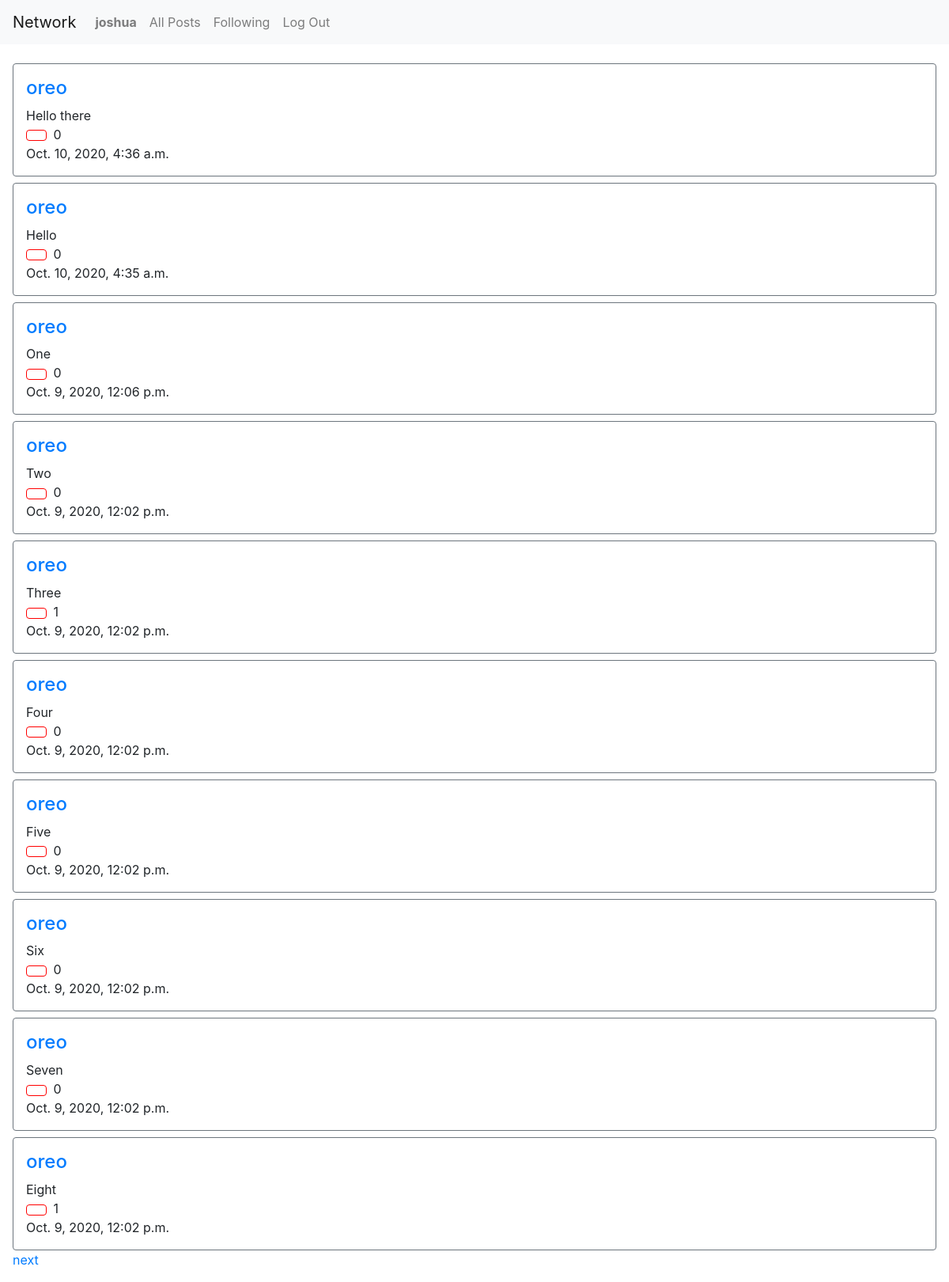
/following (signed in), run on the app's committed database.
### network/models.py (models this page shows, shortened)
class User(AbstractUser):
    pass

class Post(models.Model):
    user = models.ForeignKey(User, on_delete=models.CASCADE, related_name="user")
    post = models.CharField(max_length=300) # text post
    timestamp = models.DateTimeField()
    likes = models.IntegerField(default=0)

### network/views.py (the view)
# urls.py: path("following", views.following, name="following"),
def following(request):
    user = request.user
    following = Follow.objects.filter(follower=request.user).values('following_id')
    posts = Post.objects.filter(user__in=following).order_by('-timestamp')
    for post in posts:
        post.likes = Like.objects.filter(post=post.id).count()
        post.save()
    paginator = Paginator(posts, 10)
    page_number = request.GET.get('page')
    page_obj = paginator.get_page(page_number)
    return render(request, "network/following.html", {
        "page_obj": page_obj
    })

### network/templates/network/following.html (shortened to what this page needs)
{% extends "network/layout.html" %}
{% load static %}
{% block body %}
<div class="p-3">
    {% for post in page_obj %}
        <div class="border border-secondary rounded p-3 mt-2">
            <h4><a href="{% url 'profile' post.user.id %}">{{ post.user }}</a></h4>
            <div>{{ post.post }}</div>
            <button class="btn mr-1 d-inline-block" style="background-color:white; border-color: red;" id="like-btn-{{post.id}}" onclick="like('{{ post.id }}')"></button>
            <div id="like-count-{{post.id}}" class="d-inline-block">{{ post.likes }}</div>
            <div>{{ post.timestamp }}</div>
        </div>
    {% empty %}
        <li>no post</li>
    {% endfor %}
    {% if page_obj.has_next %}
        <a href="?page={{ page_obj.next_page_number }}">next</a>
    {% endif %}
</div>
{% endblock %}

### network/templates/network/layout.html (shortened to what this page needs)
{% load static %}
<!DOCTYPE html>
<html lang="en">
    <head>
        <link rel="stylesheet" href="https://stackpath.bootstrapcdn.com/bootstrap/4.4.1/css/bootstrap.min.css">
        <link href="{% static 'network/styles.css' %}" rel="stylesheet">
    </head>
    <body>
        <nav class="navbar navbar-expand-lg navbar-light bg-light">
            <a class="navbar-brand" href="#">Network</a>
            <div>
              <ul class="navbar-nav mr-auto">
                {% if user.is_authenticated %}
                    <li class="nav-item">
                        <a class="nav-link" id="profile" href="{% url 'profile' user.id %}"><strong>{{ user.username }}</strong></a>
                    </li>
                {% endif %}
                <li class="nav-item">
                  <a class="nav-link" href="{% url 'index' %}">All Posts</a>
                </li>
                {% if user.is_authenticated %}
                    <li class="nav-item">
                        <a class="nav-link" id="following" href="{% url 'following' %}">Following</a>
                    </li>
                    <li class="nav-item">
                        <a class="nav-link" href="{% url 'logout' %}">Log Out</a>
                    </li>
                {% endif %}
              </ul>
            </div>
          </nav>
        <div class="body">
            {% block body %}
            {% endblock %}
        </div>
    </body>
</html>

### data on the page
User: username "joshua"
Post: user "oreo", post "Hello there", likes "0", timestamp "Oct. 10, 2020, 4:36 a.m."
Post: user "oreo", post "Hello", likes "0", timestamp "Oct. 10, 2020, 4:35 a.m."
Post: user "oreo", post "One", likes "0", timestamp "Oct. 9, 2020, 12:06 p.m."
Post: user "oreo", post "Two", likes "0", timestamp "Oct. 9, 2020, 12:02 p.m."
Post: user "oreo", post "Three", likes "1", timestamp "Oct. 9, 2020, 12:02 p.m."
Post: user "oreo", post "Four", likes "0", timestamp "Oct. 9, 2020, 12:02 p.m."
Post: user "oreo", post "Five", likes "0", timestamp "Oct. 9, 2020, 12:02 p.m."
Post: user "oreo", post "Six", likes "0", timestamp "Oct. 9, 2020, 12:02 p.m."
Post: user "oreo", post "Seven", likes "0", timestamp "Oct. 9, 2020, 12:02 p.m."
Post: user "oreo", post "Eight", likes "1", timestamp "Oct. 9, 2020, 12:02 p.m."
